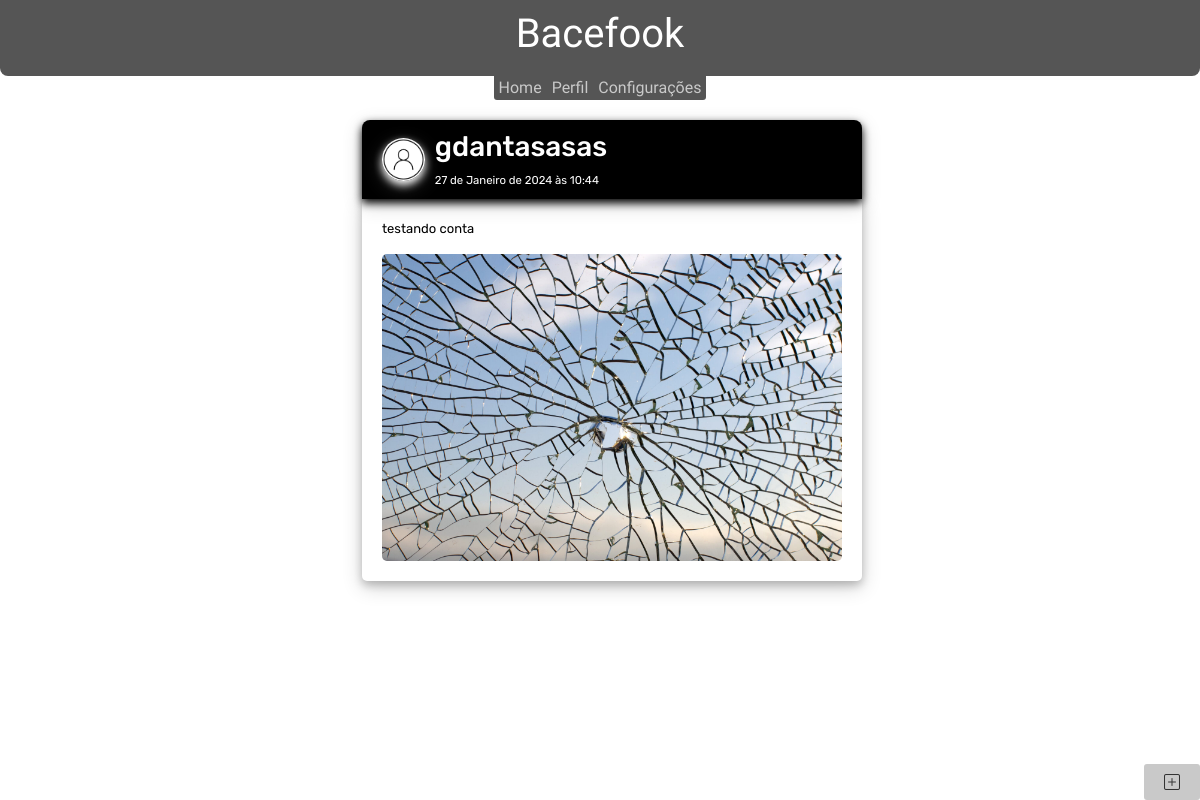
Page /post/13 (signed in) on the committed database.
### plataforma/models.py (models this page shows, shortened)
class Post(models.Model):
    author = models.ForeignKey(settings.AUTH_USER_MODEL, on_delete=models.CASCADE)
    text = models.TextField()
    created_date = models.DateTimeField(default=timezone.now)#conferir
    published_date = models.DateTimeField(blank= True, null = True)
    image = models.ImageField(null=True, blank=True, upload_to='images/')

### usuarios/models.py (models this page shows, shortened)
class user_profile(models.Model):
    profile_user = models.OneToOneField(User, on_delete=models.CASCADE)
    profile_image = models.ImageField(blank=True, null=True, upload_to="profile_images")
    bio = models.TextField(max_length=240)
    gender = models.CharField(choices=gender_choices, max_length=10)
    nickname = models.CharField(max_length=20)
    name = models.CharField(max_length=20)
    surname = models.CharField(max_length=50)

### plataforma/views.py (the view)
# urls.py: path('post/<int:id>', views.detail_post, name = 'detail_post'),
@login_required(login_url='/user/login/')
def detail_post(request, id):
    post = get_object_or_404(Post,id=id)
    return render(request, "plataforma/detail_post.html", {'post': post})

### plataforma/context_processor.py (called while the page is built)
def user_data(request):
    user = request.user
    if user.is_authenticated:
        user_data_processor = {
            'nickname': user.user_profile.nickname,
        }
    else:
        user_data_processor = {}
    return {'user_data_processor': user_data_processor}

### plataforma/templates/plataforma/detail_post.html
{% extends 'plataforma/base.html' %}
{% block content %}
<div class="post">
    <div class="post-profile-info">
        {% if post.author.user_profile.profile_image %}
            <img src="{{post.author.user_profile.profile_image.url}}">
        {% else %}
            <img src="/media/no_user.png">
        {% endif %}
        <div class="author-date">
            {% if post.author.user_profile.nickname %}
                <h3>{{post.author.user_profile.nickname}}</h3>
            {% else %}
                <h3>anonymous user</h3>
            {% endif %}
            <small>{{post.published_date}}</small>
        </div>
    </div>
    <div class="post-text-image">
        <p><a href="{% url 'detail_post' id=post.id %}" >{{post.text}}</a></p>
        {% if post.image %}
            <div class="image-container">
                <a href="{{post.image.url}}"><img src="{{post.image.url}}" class="centered-image"></a>
            </div>
        {% endif %}
    </div>
</div>
{% endblock %}

### plataforma/static/css/styles.css (style rules this page uses)
* { padding: 0; margin: 0; box-sizing: border-box; }
.post { display: block; margin-bottom: 20px; border-radius: 5px; font-family: 'Rubik', sans-serif; font-size: small; color: black; text-decoration: none; width: 500px; max-height: 900px; }
.image-container { text-align: center; }
.centered-image { display: inline-block; max-width: 100%; max-height: 600px; border-radius: 5px; }
.post-profile-info { display: flex; align-items: center; width: 100%; padding-top: 10px; padding-bottom: 10px; margin: 0; background-color: black; border-top-right-radius: 8px; border-top-left-radius: 8px; box-shadow: 0 4px 8px 0 rgb(0, 0, 0), 0 6px 20px 0 rgba(0,0,0,0.19); }
.post-profile-info>img { width: 50px; border-radius: 50%; overflow: hidden; margin-right: 10px; margin-left: 20px; box-shadow: 0 4px 8px 0 rgb(255, 255, 255), 0 6px 20px 0 rgba(255, 255, 255, 0.19); }
.author-date { display: flex; flex-direction: column; width: 100%; color: white; }
.post-text-image { padding: 20px; box-shadow: 0 4px 8px 0 rgba(0,0,0,0.2), 0 6px 20px 0 rgba(0,0,0,0.19); border-radius: 5px; }
.post-text-image>p { max-height: 5em; overflow: hidden; overflow-y: auto; white-space: pre-line; }
.post-text-image>p>a { color: black; text-decoration: none; }

### rows in the picture
Post: author.user_profile.profile_image (picture), author.user_profile.nickname "gdantasasas", published_date "27 de Janeiro de 2024 às 10:44", text "testando conta", image (picture)
